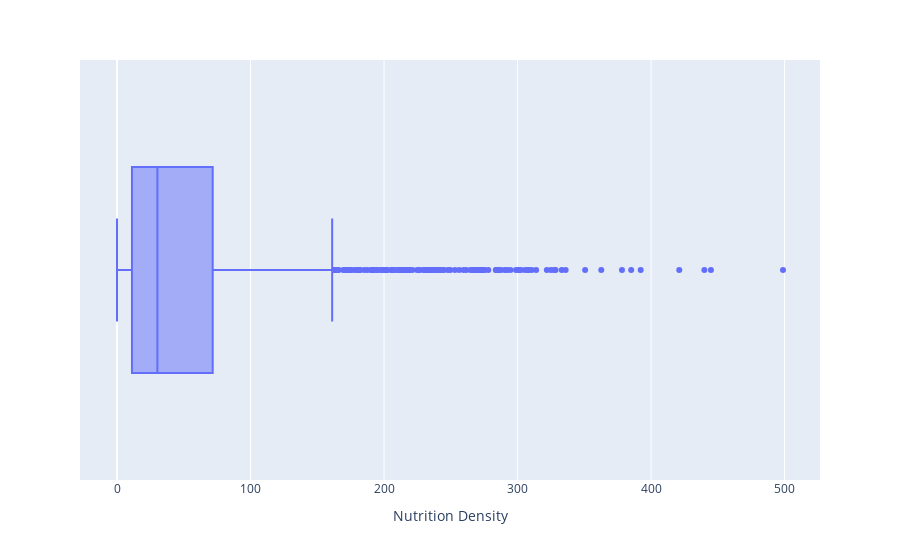

Notebook source saved alongside this figure:
### Code cell
fig = px.box(data, x = data['Nutrition Density'], hover_name = 'food')
fig.show()

### Figure 1 — Plotly figure (JSON) as saved in the notebook; plotly's stock layout.template omitted (floating-point values rounded to 4 significant figures; data arrays with more than 128 entries replaced by an {"elided": "..."} marker saying what was removed)
{"data": [{"alignmentgroup": "True", "hovertemplate": "<b>%{hovertext}</b><br><br>Nutrition Density=%{x}<extra></extra>", "hovertext": {"elided": "1454 str values"}, "legendgroup": "", "marker": {"color": "#636efa"}, "name": "", "notched": false, "offsetgroup": "", "orientation": "h", "showlegend": false, "type": "box", "x": {"elided": "1454 float values"}, "x0": " ", "xaxis": "x", "y0": " ", "yaxis": "y"}], "layout": {"boxmode": "group", "legend": {"tracegroupgap": 0}, "margin": {"t": 60}, "xaxis": {"anchor": "y", "domain": [0, 1], "title": {"text": "Nutrition Density"}}, "yaxis": {"anchor": "x", "domain": [0, 1]}}}
